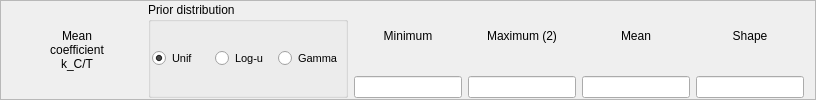
         <widget class="QFrame" name="frame_2">
          <property name="maximumSize">
           <size>
            <width>16777215</width>
            <height>100</height>
           </size>
          </property>
          <property name="frameShape">
           <enum>QFrame::StyledPanel</enum>
          </property>
          <property name="frameShadow">
           <enum>QFrame::Raised</enum>
          </property>
          <layout class="QHBoxLayout" name="horizontalLayout_2">
           <property name="topMargin">
            <number>1</number>
           </property>
           <property name="bottomMargin">
            <number>1</number>
           </property>
           <item>
            <widget class="QLabel" name="label_3">
             <property name="minimumSize">
              <size>
               <width>130</width>
               <height>0</height>
              </size>
             </property>
             <property name="maximumSize">
              <size>
               <width>130</width>
               <height>16777215</height>
              </size>
             </property>
             <property name="font">
              <font>
               <pointsize>9</pointsize>
              </font>
             </property>
             <property name="text">
              <string>Mean
coefficient
k_C/T</string>
             </property>
             <property name="alignment">
              <set>Qt::AlignCenter</set>
             </property>
            </widget>
           </item>
           <item>
            <widget class="QGroupBox" name="groupBox">
             <property name="minimumSize">
              <size>
               <width>200</width>
               <height>0</height>
              </size>
             </property>
             <property name="maximumSize">
              <size>
               <width>200</width>
               <height>16777215</height>
              </size>
             </property>
             <property name="title">
              <string>Prior distribution</string>
             </property>
             <layout class="QHBoxLayout" name="horizontalLayout">
              <property name="spacing">
               <number>1</number>
              </property>
              <property name="leftMargin">
               <number>1</number>
              </property>
              <property name="rightMargin">
               <number>1</number>
              </property>
              <item>
               <widget class="QRadioButton" name="radioButton">
                <property name="font">
                 <font>
                  <pointsize>8</pointsize>
                 </font>
                </property>
                <property name="text">
                 <string>Unif</string>
                </property>
                <property name="checked">
                 <bool>true</bool>
                </property>
               </widget>
              </item>
              <item>
               <widget class="QRadioButton" name="radioButton_2">
                <property name="font">
                 <font>
                  <pointsize>8</pointsize>
                 </font>
                </property>
                <property name="text">
                 <string>Log-u</string>
                </property>
               </widget>
              </item>
              <item>
               <widget class="QRadioButton" name="radioButton_3">
                <property name="font">
                 <font>
                  <pointsize>8</pointsize>
                 </font>
                </property>
                <property name="text">
                 <string>Gamma</string>
                </property>
               </widget>
              </item>
             </layout>
            </widget>
           </item>
           <item>
            <layout class="QVBoxLayout" name="verticalLayout">
             <item>
              <widget class="QLabel" name="label_4">
               <property name="maximumSize">
                <size>
                 <width>16777215</width>
                 <height>16777215</height>
                </size>
               </property>
               <property name="text">
                <string>Minimum</string>
               </property>
               <property name="alignment">
                <set>Qt::AlignCenter</set>
               </property>
              </widget>
             </item>
             <item>
              <widget class="QLineEdit" name="lineEdit">
               <property name="maximumSize">
                <size>
                 <width>16777215</width>
                 <height>16777215</height>
                </size>
               </property>
               <property name="alignment">
                <set>Qt::AlignCenter</set>
               </property>
              </widget>
             </item>
            </layout>
           </item>
           <item>
            <layout class="QVBoxLayout" name="verticalLayout_2">
             <item>
              <widget class="QLabel" name="label_5">
               <property name="maximumSize">
                <size>
                 <width>16777215</width>
                 <height>16777215</height>
                </size>
               </property>
               <property name="text">
                <string>Maximum (2)</string>
               </property>
               <property name="alignment">
                <set>Qt::AlignCenter</set>
               </property>
              </widget>
             </item>
             <item>
              <widget class="QLineEdit" name="lineEdit_2">
               <property name="maximumSize">
                <size>
                 <width>16777215</width>
                 <height>16777215</height>
                </size>
               </property>
               <property name="alignment">
                <set>Qt::AlignCenter</set>
               </property>
              </widget>
             </item>
            </layout>
           </item>
           <item>
            <layout class="QVBoxLayout" name="verticalLayout_3">
             <item>
              <widget class="QLabel" name="label_7">
               <property name="maximumSize">
                <size>
                 <width>16777215</width>
                 <height>16777215</height>
                </size>
               </property>
               <property name="text">
                <string>Mean</string>
               </property>
               <property name="alignment">
                <set>Qt::AlignCenter</set>
               </property>
              </widget>
             </item>
             <item>
              <widget class="QLineEdit" name="lineEdit_3">
               <property name="maximumSize">
                <size>
                 <width>16777215</width>
                 <height>16777215</height>
                </size>
               </property>
               <property name="alignment">
                <set>Qt::AlignCenter</set>
               </property>
              </widget>
             </item>
            </layout>
           </item>
           <item>
            <layout class="QVBoxLayout" name="verticalLayout_4">
             <item>
              <widget class="QLabel" name="label_6">
               <property name="maximumSize">
                <size>
                 <width>16777215</width>
                 <height>16777215</height>
                </size>
               </property>
               <property name="text">
                <string>Shape</string>
               </property>
               <property name="alignment">
                <set>Qt::AlignCenter</set>
               </property>
              </widget>
             </item>
             <item>
              <widget class="QLineEdit" name="lineEdit_4">
               <property name="maximumSize">
                <size>
                 <width>16777215</width>
                 <height>16777215</height>
                </size>
               </property>
               <property name="alignment">
                <set>Qt::AlignCenter</set>
               </property>
              </widget>
             </item>
            </layout>
           </item>
          </layout>
         </widget>
